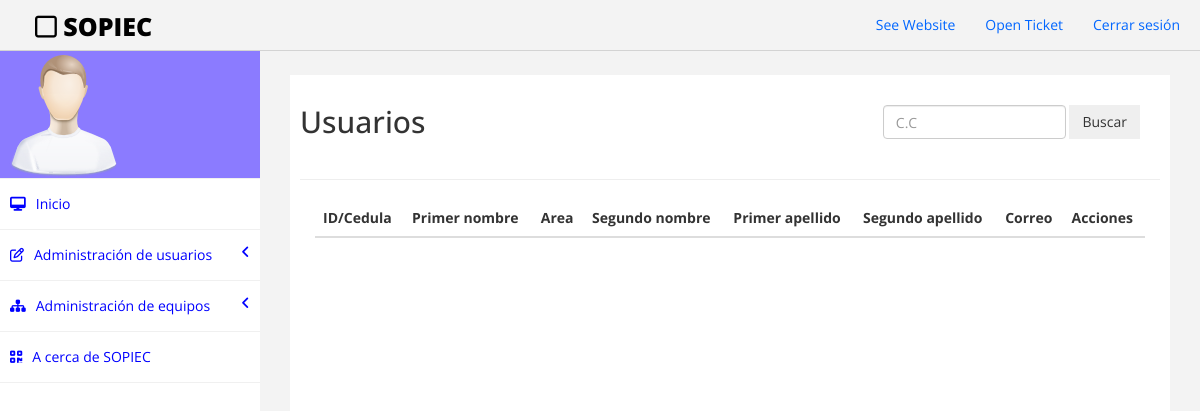
The page /SOPIEC/usuarios.php on the database as committed earlier.
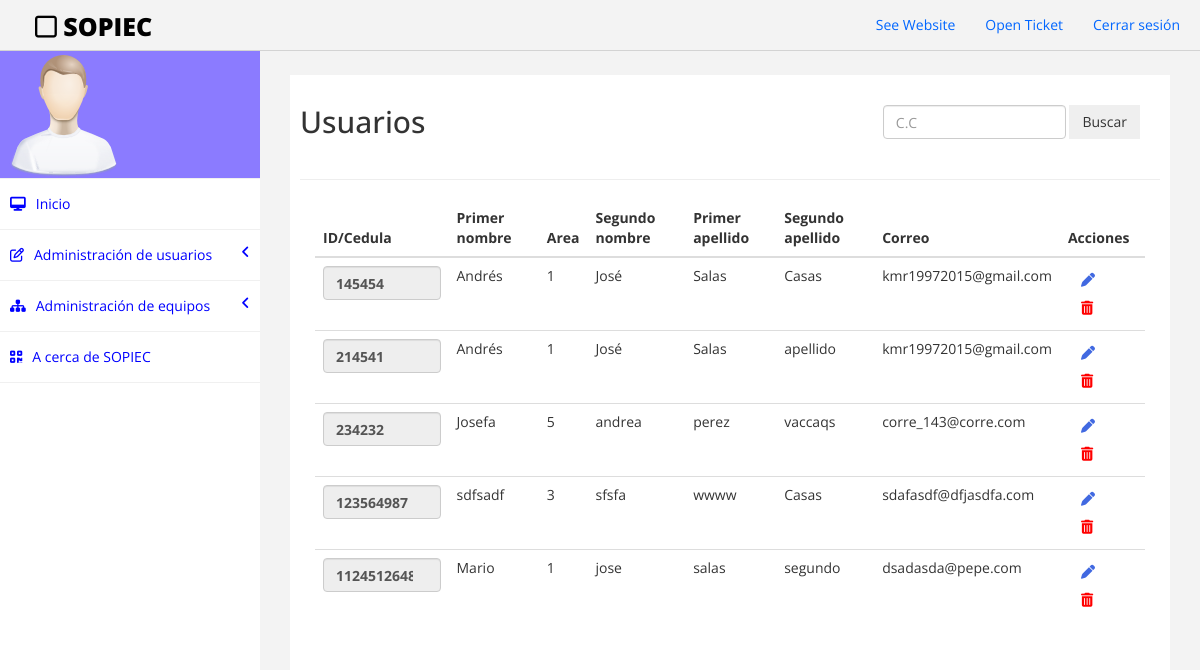
The same page on the database as committed later.
### tables this page shows
CREATE TABLE IF NOT EXISTS `usuarios` (
  `cedula` int(12) NOT NULL,
  `area` int(11) NOT NULL,
  `primer_nombre` varchar(45) NOT NULL,
  `segundo_nombre` varchar(45) NOT NULL,
  `primer_apellido` varchar(45) NOT NULL,
  `segundo_apellido` varchar(45) NOT NULL,
  `email` varchar(45) NOT NULL,
  `contrasena` varchar(45) NOT NULL,
  PRIMARY KEY (`cedula`)
);

### SOPIEC/usuarios.php (the view, shortened to what this page needs)
<?php
require_once("assets/php/db.php");
?>
<!DOCTYPE html>
<html>
<head>
    <link href="assets/css/bootstrap.css" rel="stylesheet" />
    <link href="assets/css/font-awesome.css" rel="stylesheet" />
    <link href="assets/css/style.css" rel="stylesheet" />
</head>
<body>
    <div id="wrapper">
        <div class="navbar navbar-inverse navbar-fixed-top">
            <div class="adjust-nav">
                <div class="navbar-header">
                    <a class="navbar-brand" href="index.php"><i class="fa fa-square-o "></i>&nbsp;SOPIEC</a>
                </div>
                <div class="navbar-collapse collapse">
                    <ul class="nav navbar-nav navbar-right">
                        <li><a href="#">See Website</a></li>
                        <li><a href="#">Open Ticket</a></li>
                        <li><a href="assets/php/logout.php">Cerrar sesión</a></li>
                    </ul>
                </div>
            </div>
        </div>
        <nav class="navbar-default navbar-side" role="navigation">
            <div class="sidebar-collapse">
                <ul class="nav" id="main-menu">
                    <li class="text-center user-image-back">
                        <img src="assets/img/find_user.png" class="img-responsive" />
                    </li>
                    <li>
                        <a href="index.php"><i class="fa fa-desktop "></i>Inicio</a>
                    </li>
                    <li>
                        <a href="#"><i class="fa fa-edit "></i>Administración de usuarios<span class="fa arrow"></span></a>
                    </li>
                    <li>
                        <a href="#"><i class="fa fa-sitemap "></i>Administración de equipos<span class="fa arrow"></span></a>
                    </li>
                    <li>
                        <a href="#"><i class="fa fa-qrcode "></i>A cerca de SOPIEC</a>
                    </li>
                </ul>
            </div>
        </nav>
        <div id="page-wrapper">
            <div id="page-inner">
                <div class="row">
                    <div class="col-md-12">
                        <div class="usuarios-buscar">
                            <h2>Usuarios</h2>
                            <form class="form-inline my-2 my-lg-0 barra-buscar" action="assets/php/buscarusuario.php" method="GET">
                                <input class="form-control mr-sm-2" type="search" placeholder="C.C" aria-label="Search" id="buscar_usuario" name="buscar_usuario">
                                <button class="btn btn-outline-success my-2 my-sm-0" type="submit" name="boton_buscar" id="boton_buscar">Buscar</button>
                            </form>
                        </div>
                    </div>
                </div>
                <hr />
                <?php
                $registros = mysqli_query($conexion, "select cedula,area,primer_nombre,segundo_nombre,primer_apellido,segundo_apellido,email
                                      from usuarios") or
                    die("Problemas en el select:" . mysqli_error($conexion));
                ?>
                <div id="contenedor-usuarios" class="contenedor-usuarios">
                    <div class="row contenedor-tabla">
                        <table class="table">
                            <thead class="thead-light ">
                                <tr class="">
                                    <th scope="col">ID/Cedula</th>
                                    <th scope="col">Primer nombre</th>
                                    <th scope="col">Area</th>
                                    <th scope="col">Segundo nombre</th>
                                    <th scope="col">Primer apellido</th>
                                    <th scope="col">Segundo apellido</th>
                                    <th scope="col">Correo</th>
                                    <th scope="col">Acciones</th>
                                </tr>
                            </thead>
                            <tbody>
                                <?php
                                while ($reg = mysqli_fetch_array($registros)) {
                                ?>
                                    <tr class="actual">
                                        <th scope="row">
                                            <input class="form-control" type="number" value="<?php echo $cedula = $reg['cedula'] ?>" readonly id="cedula" name="cedula" readonl> </th>
                                        <td> <?php echo $reg['primer_nombre'] ?></td>
                                        <td> <?php echo $reg['area'] ?></td>
                                        <td> <?php echo $reg['segundo_nombre'] ?></td>
                                        <td> <?php echo $reg['primer_apellido'] ?> </td>
                                        <td> <?php echo $reg['segundo_apellido'] ?> </td>
                                        <td> <?php echo $reg['email'] ?> </td>
                                        <td class="eliminar-editar">
                                            <a id="edit" class="btn fa fa-pen" href="modificar.php?cedula=<?php echo $reg['cedula']; ?>"></a>
                                            <a id="del" class="btn fa fa-trash-alt" href="assets/php/borrar.php?cedula=<?php echo $reg['cedula']; ?>"></a>
                                        </td>
                                    </tr>
                    </div>
                </div>
            <?php
                                }
            ?>
            </tbody>
            </table>
            </div>
        </div>
    </div>
    </div>
</body>
</html>

### SOPIEC/assets/css/style.css (style rules this page uses)
body { font-family: "Open Sans", sans-serif; }
#wrapper { width: 100%; margin-top: 50px; }
#page-wrapper { padding: 15px 15px; min-height: 600px; background: #f3f3f3; }
#page-inner { width: 100%; margin: 10px 20px 10px 0px; background-color: #fff !important; padding: 10px; min-height: 1200px; }
.text-center { text-align: center; }
.user-image-back { background-color: #8b7bff; }
.navbar-inverse .navbar-nav > li > a { color: #06f; }
.arrow { float: right; }
.fa.arrow:before { content: "\f104"; }
.sidebar-collapse, .sidebar-collapse .nav { background: none; }
.sidebar-collapse .nav { padding: 0; }
.sidebar-collapse .nav > li > a { background: #ffffff; text-shadow: none; color: #0000ff; }
.sidebar-collapse > .nav > li > a { padding: 15px 10px; }
.sidebar-collapse > .nav > li { border-bottom: 1px solid rgba(240, 240, 240, 1) !important; }
.navbar-side { border: none; background-color: #202020; }
.navbar-inverse { background-color: #f3f3f3; border-color: #d3d3d3; }
.navbar-default { border: 0px solid #dddddd; }
.nav > li > a > i { margin-right: 10px; }
.navbar-inverse .navbar-brand { color: #000000; font-size: 25px; font-weight: 900; }
.adjust-nav { padding-left: 20px; padding-right: 20px; }
#edit { color: royalblue; }
#del { color: red; }
nav { background-color: black; }
.btn { border-radius: 0px; -webkit-border-radius: 0px; -moz-border-radius: 0px; }
.contenedor-tabla { width: 100%; }
.contenedor-usuarios { padding-left: 3rem; }
.usuarios-buscar { display: flex; justify-content: space-between; }
.barra-buscar { padding: 2rem; }
@media (min-width: 768px) { #page-wrapper { margin: 0 0 0 260px; padding: 15px 30px; min-height: 1200px; } }
@media (min-width: 768px) { .navbar-side { z-index: 1; position: absolute; width: 260px; } }
@media (min-width: 768px) { .navbar { border-radius: 0px; } }

Rows that differ between the two databases and show on the page:
added usuarios: cedula "145454", primer_nombre "Andrés", area "1", segundo_nombre "José", primer_apellido "Salas", segundo_apellido "Casas", email "kmr19972015@gmail.com"
added usuarios: cedula "214541", primer_nombre "Andrés", area "1", segundo_nombre "José", primer_apellido "Salas", segundo_apellido "apellido", email "kmr19972015@gmail.com"
added usuarios: cedula "234232", primer_nombre "Josefa", area "5", segundo_nombre "andrea", primer_apellido "perez", segundo_apellido "vaccaqs", email "corre_143@corre.com"
added usuarios: cedula "123564987", primer_nombre "sdfsadf", area "3", segundo_nombre "sfsfa", primer_apellido "wwww", segundo_apellido "Casas", email "sdafasdf@dfjasdfa.com"
added usuarios: cedula "1124512648", primer_nombre "Mario", area "1", segundo_nombre "jose", primer_apellido "salas", segundo_apellido "segundo", email "dsadasda@pepe.com"
